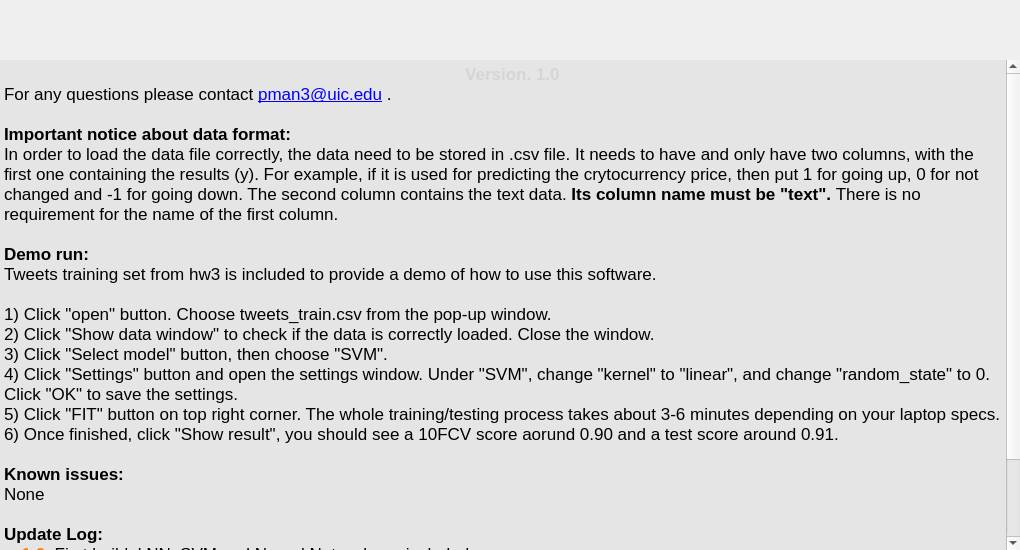
<?xml version="1.0" encoding="UTF-8"?>
<ui version="4.0">
 <class>Form</class>
 <widget class="QWidget" name="Form">
  <property name="geometry">
   <rect>
    <x>0</x>
    <y>0</y>
    <width>1020</width>
    <height>550</height>
   </rect>
  </property>
  <property name="sizePolicy">
   <sizepolicy hsizetype="Preferred" vsizetype="Preferred">
    <horstretch>1</horstretch>
    <verstretch>1</verstretch>
   </sizepolicy>
  </property>
  <property name="minimumSize">
   <size>
    <width>0</width>
    <height>0</height>
   </size>
  </property>
  <property name="cursor">
   <cursorShape>ArrowCursor</cursorShape>
  </property>
  <property name="focusPolicy">
   <enum>Qt::StrongFocus</enum>
  </property>
  <property name="contextMenuPolicy">
   <enum>Qt::ActionsContextMenu</enum>
  </property>
  <property name="acceptDrops">
   <bool>true</bool>
  </property>
  <property name="windowTitle">
   <string>Form</string>
  </property>
  <property name="autoFillBackground">
   <bool>true</bool>
  </property>
  <layout class="QGridLayout" name="maingrid">
   <property name="sizeConstraint">
    <enum>QLayout::SetNoConstraint</enum>
   </property>
   <property name="leftMargin">
    <number>0</number>
   </property>
   <property name="topMargin">
    <number>0</number>
   </property>
   <property name="rightMargin">
    <number>0</number>
   </property>
   <property name="bottomMargin">
    <number>0</number>
   </property>
   <property name="spacing">
    <number>0</number>
   </property>
   <item row="0" column="0">
    <widget class="QLabel" name="lb_logo">
     <property name="sizePolicy">
      <sizepolicy hsizetype="Preferred" vsizetype="Fixed">
       <horstretch>0</horstretch>
       <verstretch>0</verstretch>
      </sizepolicy>
     </property>
     <property name="minimumSize">
      <size>
       <width>0</width>
       <height>60</height>
      </size>
     </property>
     <property name="maximumSize">
      <size>
       <width>16777215</width>
       <height>60</height>
      </size>
     </property>
     <property name="text">
      <string/>
     </property>
     <property name="alignment">
      <set>Qt::AlignCenter</set>
     </property>
    </widget>
   </item>
   <item row="1" column="0">
    <widget class="QStackedWidget" name="stackedWidget">
     <widget class="QWidget" name="page_doc">
      <layout class="QGridLayout" name="gridLayout">
       <property name="leftMargin">
        <number>0</number>
       </property>
       <property name="topMargin">
        <number>0</number>
       </property>
       <property name="rightMargin">
        <number>0</number>
       </property>
       <property name="bottomMargin">
        <number>0</number>
       </property>
       <item row="0" column="0">
        <widget class="QTextEdit" name="textEdit">
         <property name="palette">
          <palette>
           <active>
            <colorrole role="Base">
             <brush brushstyle="SolidPattern">
              <color alpha="255">
               <red>229</red>
               <green>229</green>
               <blue>229</blue>
              </color>
             </brush>
            </colorrole>
           </active>
           <inactive>
            <colorrole role="Base">
             <brush brushstyle="SolidPattern">
              <color alpha="255">
               <red>229</red>
               <green>229</green>
               <blue>229</blue>
              </color>
             </brush>
            </colorrole>
           </inactive>
           <disabled>
            <colorrole role="Base">
             <brush brushstyle="SolidPattern">
              <color alpha="255">
               <red>236</red>
               <green>236</green>
               <blue>236</blue>
              </color>
             </brush>
            </colorrole>
           </disabled>
          </palette>
         </property>
         <property name="frameShape">
          <enum>QFrame::NoFrame</enum>
         </property>
         <property name="html">
          <string>&lt;!DOCTYPE HTML PUBLIC &quot;-//W3C//DTD HTML 4.0//EN&quot; &quot;http://www.w3.org/TR/REC-html40/strict.dtd&quot;&gt;
&lt;html&gt;&lt;head&gt;&lt;meta name=&quot;qrichtext&quot; content=&quot;1&quot; /&gt;&lt;style type=&quot;text/css&quot;&gt;
p, li { white-space: pre-wrap; }
&lt;/style&gt;&lt;/head&gt;&lt;body style=&quot; font-family:'.SF NS Text'; font-size:13pt; font-weight:400; font-style:normal;&quot;&gt;
&lt;p align=&quot;center&quot; style=&quot; margin-top:0px; margin-bottom:0px; margin-left:0px; margin-right:0px; -qt-block-indent:0; text-indent:0px;&quot;&gt;&lt;span style=&quot; font-weight:600; color:#ffffff;&quot;&gt;    &lt;/span&gt;&lt;span style=&quot; font-weight:600; color:#d5d5d5;&quot;&gt;Version. 1.0&lt;/span&gt;&lt;/p&gt;
&lt;p style=&quot; margin-top:0px; margin-bottom:0px; margin-left:0px; margin-right:0px; -qt-block-indent:0; text-indent:0px;&quot;&gt;&lt;span style=&quot; font-family:'Calibri,sans-serif';&quot;&gt;For any questions please contact &lt;/span&gt;&lt;a href=&quot;mailto:pman3@uic.edu&quot;&gt;&lt;span style=&quot; font-family:'Calibri,sans-serif'; text-decoration: underline; color:#0000ff;&quot;&gt;pman3@uic.edu&lt;/span&gt;&lt;/a&gt; .&lt;span style=&quot; font-family:'Calibri,sans-serif';&quot;&gt; &lt;/span&gt;&lt;/p&gt;
&lt;p style=&quot;-qt-paragraph-type:empty; margin-top:0px; margin-bottom:0px; margin-left:0px; margin-right:0px; -qt-block-indent:0; text-indent:0px; font-family:'Calibri,sans-serif';&quot;&gt;&lt;br /&gt;&lt;/p&gt;
&lt;p style=&quot; margin-top:0px; margin-bottom:0px; margin-left:0px; margin-right:0px; -qt-block-indent:0; text-indent:0px;&quot;&gt;&lt;span style=&quot; font-family:'Calibri,sans-serif'; font-weight:600;&quot;&gt;Important notice about data format:&lt;/span&gt;&lt;span style=&quot; font-family:'Calibri,sans-serif';&quot;&gt; &lt;/span&gt;&lt;/p&gt;
&lt;p style=&quot; margin-top:0px; margin-bottom:0px; margin-left:0px; margin-right:0px; -qt-block-indent:0; text-indent:0px;&quot;&gt;In order to load the data file correctly, the data need to be stored in .csv file. It needs to have and only have two columns, with the first one containing the results (y). For example, if it is used for predicting the crytocurrency price, then put 1 for going up, 0 for not changed and -1 for going down. The second column contains the text data. &lt;span style=&quot; font-weight:600;&quot;&gt;Its column name must be &amp;quot;text&amp;quot;. &lt;/span&gt;There is no requirement for the name of the first column. &lt;/p&gt;
&lt;p style=&quot;-qt-paragraph-type:empty; margin-top:0px; margin-bottom:0px; margin-left:0px; margin-right:0px; -qt-block-indent:0; text-indent:0px; font-family:'Calibri,sans-serif';&quot;&gt;&lt;br /&gt;&lt;/p&gt;
&lt;p style=&quot; margin-top:0px; margin-bottom:0px; margin-left:0px; margin-right:0px; -qt-block-indent:0; text-indent:0px;&quot;&gt;&lt;span style=&quot; font-family:'Calibri,sans-serif'; font-weight:600;&quot;&gt;Demo run:&lt;/span&gt;&lt;span style=&quot; font-family:'Calibri,sans-serif';&quot;&gt; &lt;/span&gt;&lt;/p&gt;
&lt;p style=&quot; margin-top:0px; margin-bottom:0px; margin-left:0px; margin-right:0px; -qt-block-indent:0; text-indent:0px;&quot;&gt;Tweets training set from hw3 is included to provide a demo of how to use this software. &lt;/p&gt;
&lt;p style=&quot;-qt-paragraph-type:empty; margin-top:0px; margin-bottom:0px; margin-left:0px; margin-right:0px; -qt-block-indent:0; text-indent:0px;&quot;&gt;&lt;br /&gt;&lt;/p&gt;
&lt;p style=&quot; margin-top:0px; margin-bottom:0px; margin-left:0px; margin-right:0px; -qt-block-indent:0; text-indent:0px;&quot;&gt;1) Click &amp;quot;open&amp;quot; button. Choose tweets_train.csv from the pop-up window. &lt;/p&gt;
&lt;p style=&quot; margin-top:0px; margin-bottom:0px; margin-left:0px; margin-right:0px; -qt-block-indent:0; text-indent:0px;&quot;&gt;2) Click &amp;quot;Show data window&amp;quot; to check if the data is correctly loaded. Close the window. &lt;/p&gt;
&lt;p style=&quot; margin-top:0px; margin-bottom:0px; margin-left:0px; margin-right:0px; -qt-block-indent:0; text-indent:0px;&quot;&gt;3) Click &amp;quot;Select model&amp;quot; button, then choose &amp;quot;SVM&amp;quot;. &lt;/p&gt;
&lt;p style=&quot; margin-top:0px; margin-bottom:0px; margin-left:0px; margin-right:0px; -qt-block-indent:0; text-indent:0px;&quot;&gt;4) Click &amp;quot;Settings&amp;quot; button and open the settings window. Under &amp;quot;SVM&amp;quot;, change &amp;quot;kernel&amp;quot; to &amp;quot;linear&amp;quot;, and change &amp;quot;random_state&amp;quot; to 0. Click &amp;quot;OK&amp;quot; to save the settings. &lt;/p&gt;
&lt;p style=&quot; margin-top:0px; margin-bottom:0px; margin-left:0px; margin-right:0px; -qt-block-indent:0; text-indent:0px;&quot;&gt;5) Click &amp;quot;FIT&amp;quot; button on top right corner. The whole training/testing process takes about 3-6 minutes depending on your laptop specs. &lt;/p&gt;
&lt;p style=&quot; margin-top:0px; margin-bottom:0px; margin-left:0px; margin-right:0px; -qt-block-indent:0; text-indent:0px;&quot;&gt;6) Once finished, click &amp;quot;Show result&amp;quot;, you should see a 10FCV score aorund 0.90 and a test score around 0.91.   &lt;/p&gt;
&lt;p style=&quot;-qt-paragraph-type:empty; margin-top:0px; margin-bottom:0px; margin-left:0px; margin-right:0px; -qt-block-indent:0; text-indent:0px; font-family:'Calibri,sans-serif';&quot;&gt;&lt;br /&gt;&lt;/p&gt;
&lt;p style=&quot; margin-top:0px; margin-bottom:0px; margin-left:0px; margin-right:0px; -qt-block-indent:0; text-indent:0px;&quot;&gt;&lt;span style=&quot; font-family:'Calibri,sans-serif'; font-weight:600;&quot;&gt;Known issues:&lt;/span&gt;&lt;span style=&quot; font-family:'Calibri,sans-serif';&quot;&gt; &lt;/span&gt;&lt;/p&gt;
&lt;p style=&quot; margin-top:0px; margin-bottom:0px; margin-left:0px; margin-right:0px; -qt-block-indent:0; text-indent:0px;&quot;&gt;None&lt;/p&gt;
&lt;p style=&quot; margin-top:0px; margin-bottom:0px; margin-left:0px; margin-right:0px; -qt-block-indent:0; text-indent:0px;&quot;&gt;&lt;span style=&quot; font-family:'Calibri,sans-serif';&quot;&gt;&lt;br /&gt;&lt;/span&gt;&lt;span style=&quot; font-family:'Calibri,sans-serif'; font-weight:600;&quot;&gt;Update Log:&lt;/span&gt;&lt;/p&gt;
&lt;p style=&quot; margin-top:0px; margin-bottom:0px; margin-left:0px; margin-right:0px; -qt-block-indent:0; text-indent:0px;&quot;&gt;&lt;span style=&quot; font-family:'Calibri,sans-serif'; font-weight:600; color:#fd8008;&quot;&gt;v. 1.0&lt;/span&gt;&lt;span style=&quot; font-family:'Calibri,sans-serif';&quot;&gt;: First build. &lt;/span&gt;kNN, SVM and Neural Network are included. &lt;/p&gt;
&lt;p style=&quot; margin-top:0px; margin-bottom:0px; margin-left:0px; margin-right:0px; -qt-block-indent:0; text-indent:0px;&quot;&gt;&lt;span style=&quot; font-family:'Calibri,sans-serif';&quot;&gt;           &lt;br /&gt;&lt;br /&gt;&lt;/span&gt;&lt;/p&gt;
&lt;p style=&quot; margin-top:0px; margin-bottom:0px; margin-left:0px; margin-right:0px; -qt-block-indent:0; text-indent:0px;&quot;&gt;&lt;span style=&quot; font-family:'Calibri,sans-serif';&quot;&gt; &lt;/span&gt; &lt;/p&gt;&lt;/body&gt;&lt;/html&gt;</string>
         </property>
         <property name="textInteractionFlags">
          <set>Qt::NoTextInteraction</set>
         </property>
        </widget>
       </item>
      </layout>
     </widget>
     <widget class="QWidget" name="page_2"/>
    </widget>
   </item>
  </layout>
 </widget>
 <resources/>
 <connections/>
</ui>
